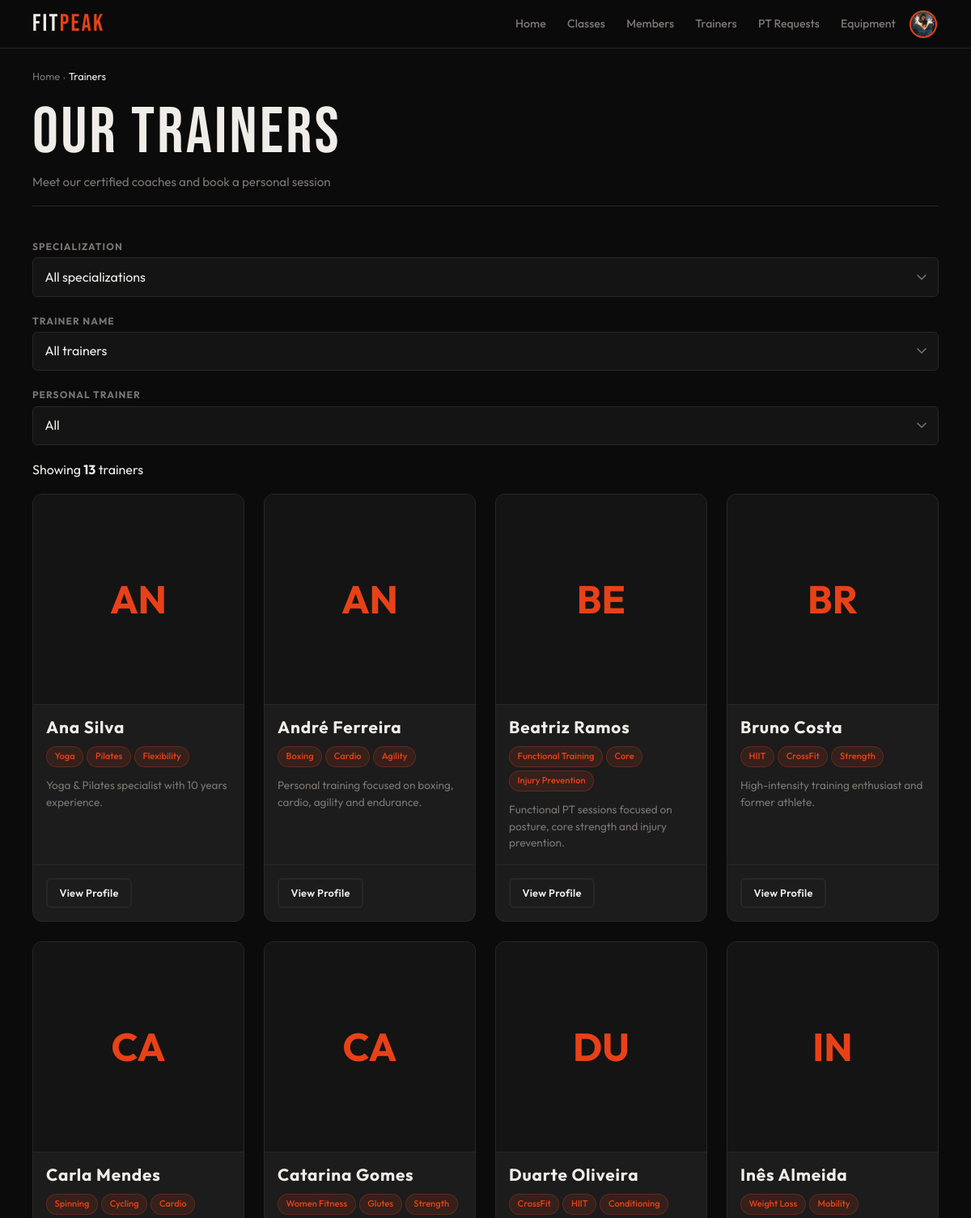
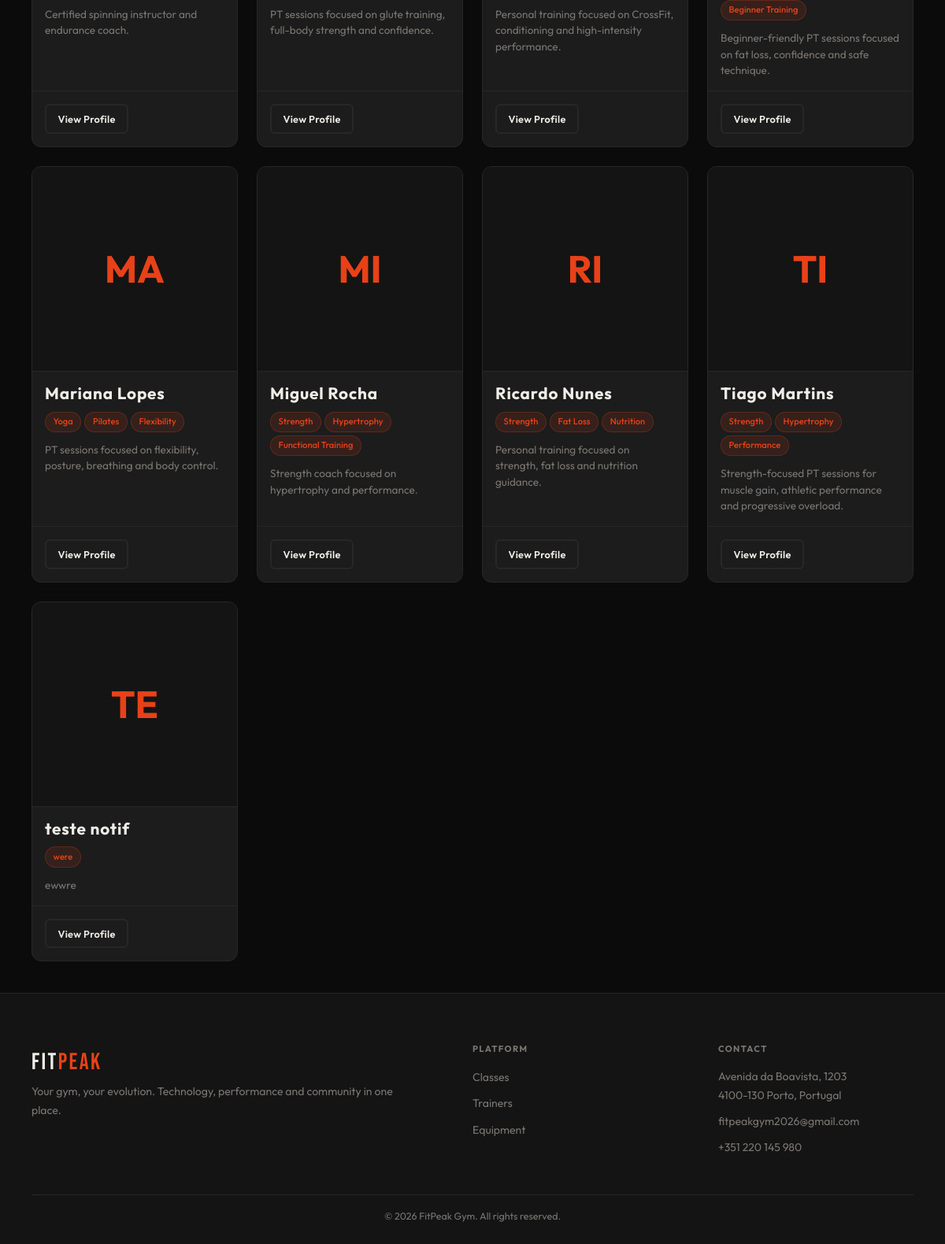
/public/trainers.php (signed in), run on an earlier commit of the app's database (2 pictures, top to bottom).
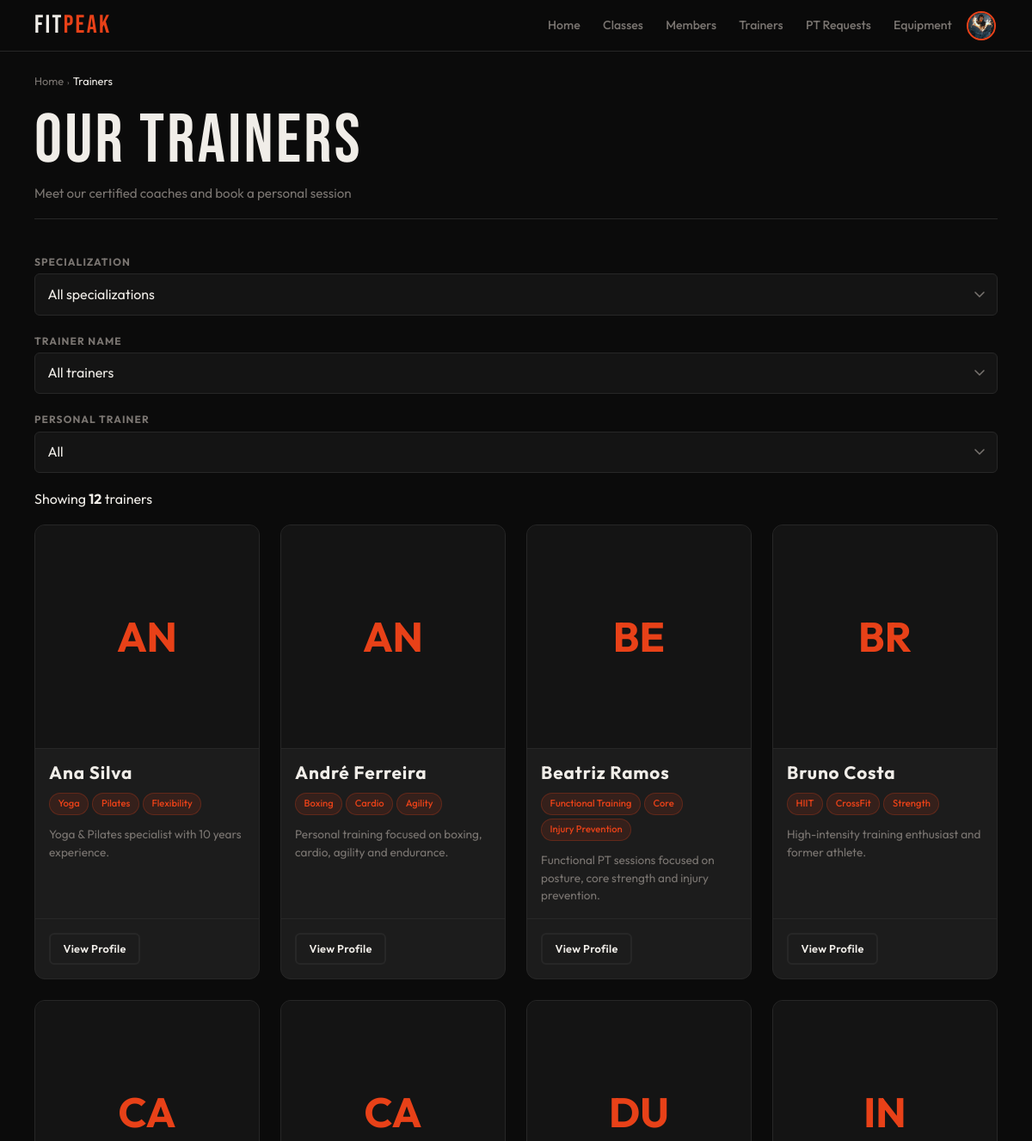
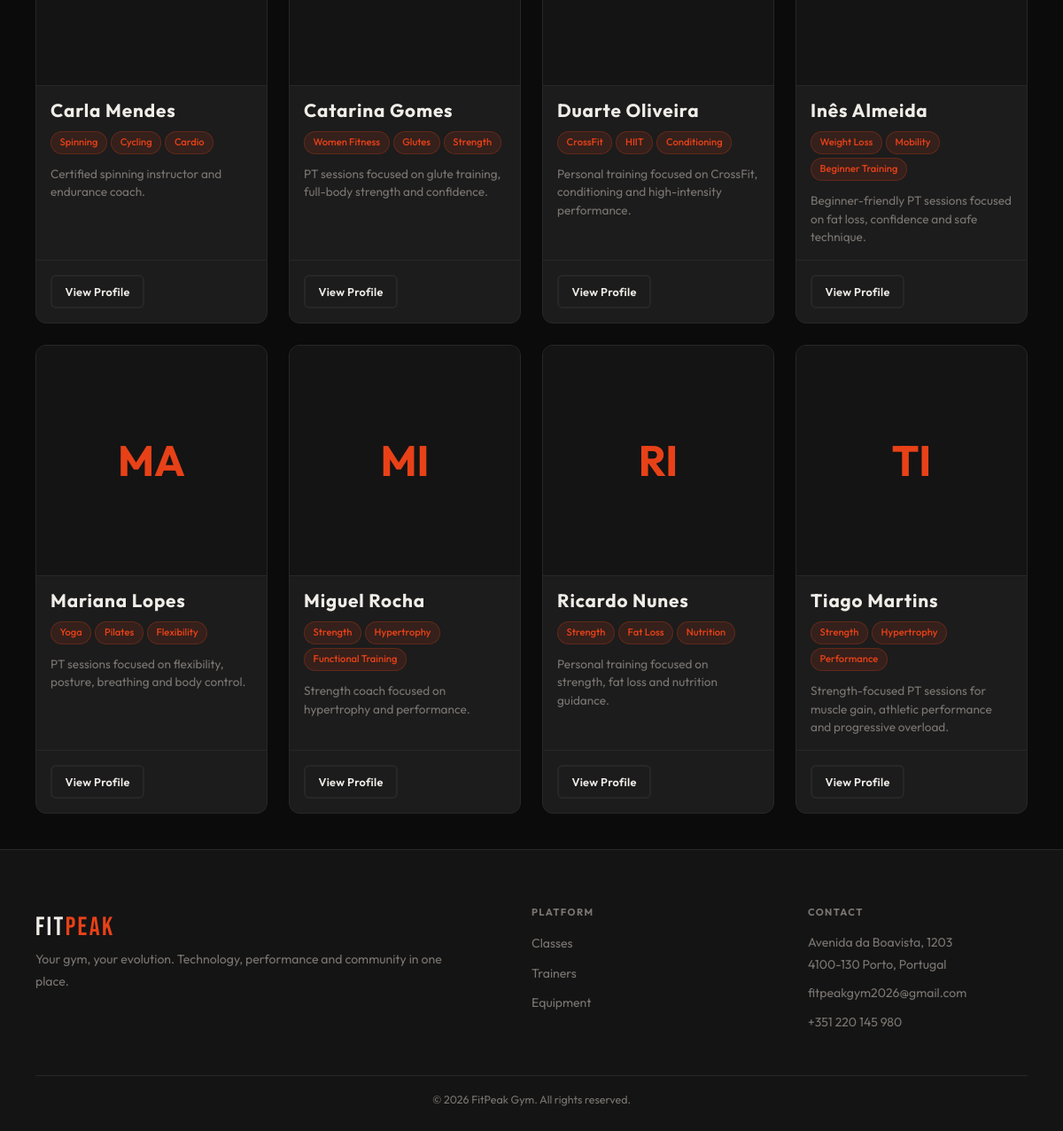
And on a later commit of the database (2 pictures, top to bottom).
### tables this page shows
CREATE TABLE users (
    id         INTEGER  PRIMARY KEY AUTOINCREMENT,
    name       TEXT     NOT NULL,
    username   TEXT     UNIQUE
                        NOT NULL,
    email      TEXT     UNIQUE
                        NOT NULL,
    password   TEXT     NOT NULL,
    role       TEXT     NOT NULL
                        DEFAULT 'member'
                        CHECK (role IN ('member', 'trainer', 'admin') ),
    is_admin   INTEGER  NOT NULL
                        DEFAULT 0,
    photo      TEXT     DEFAULT NULL,
    active     INTEGER  NOT NULL
                        DEFAULT 1,
    created_at DATETIME DEFAULT CURRENT_TIMESTAMP
);

### db/trainers.php (called while the page is built, shortened)
<?php
function getAllTrainers($pdo, $filters = []) {
    $sql = "
        SELECT
            u.id,
            u.name,
            u.username,
            u.email,
            u.photo,
            u.active,
            u.is_admin,
            tp.bio,
            tp.specializations,
            tp.certifications,
            tp.is_pt,
            tp.pt_description,
            tp.pt_hourly_rate,
            tp.pt_available,
            COALESCE(ROUND(AVG(r.rating), 1), 0) AS rating,
            COUNT(r.id) AS review_count
        FROM users u
        LEFT JOIN trainer_profiles tp ON u.id = tp.user_id
        LEFT JOIN class_schedules cs ON cs.trainer_id = u.id
        LEFT JOIN class_sessions sess ON sess.schedule_id = cs.id
        LEFT JOIN reviews r ON r.session_id = sess.id
        WHERE u.role = 'trainer'
    ";
    $params = [];
    if (!empty($filters['active_only'])) {
        $sql .= " AND u.active = 1";
    }
    $sql .= "
        GROUP BY u.id
        ORDER BY u.name ASC
    ";
    $stmt = $pdo->prepare($sql);
    $stmt->execute($params);
    return $stmt->fetchAll(PDO::FETCH_ASSOC);
}
?>

### public/trainers.php (the view, shortened to what the changed rows need)
<?php
require_once '../includes/header.php';
require_once '../includes/footer.php';
require_once '../db/trainers.php';
require_once '../template/trainers.php';
$pdo = getDatabaseConnection();
$filters = [
    'specialization' => $_GET['specialization'] ?? '',
    'trainer_id' => $_GET['trainer_id'] ?? '',
    'is_pt' => $_GET['is_pt'] ?? '',
    'active_only' => true
];
$trainers = getAllTrainers($pdo, $filters);
?>
<main class="main">
    <div class="container">
        <header class="page-header">
            <div class="page-header-row">
                <h1>Our Trainers</h1>
            </div>
        </header>
        <div class="results-bar">
            <p class="results-count" id="results-count">
                Showing <strong id="trainer-count"><?= count($trainers) ?></strong> trainers
            </p>
        </div>
        <div id="trainer-list-container">
            <?php output_trainer_list($trainers); ?>
        </div>
    </div>
</main>

### template/trainers.php (shortened to what the changed rows need)
<?php
function output_trainer_list($trainers) {
    echo '<div class="trainer-grid">';
    foreach ($trainers as $trainer) output_trainer_card($trainer);
    echo '</div>';
}
function output_trainer_card($trainer) {
    $id = (int)$trainer['id'];
    $name = htmlspecialchars($trainer['name']);
    $bio = htmlspecialchars($trainer['bio'] ?? 'No bio provided yet.');
    $ptDescription = htmlspecialchars($trainer['pt_description'] ?? '');
    $specializations = array_map('trim', explode(',', $trainer['specializations'] ?? ''));
    $photo = !empty($trainer['photo']) ? htmlspecialchars($trainer['photo']) : null;
    $initials = htmlspecialchars(strtoupper(substr($trainer['name'], 0, 2)));
    ?>
    <article class="trainer-card">
        <div class="trainer-avatar">
            <?php if ($photo): ?>
                <img src="<?= $photo ?>" alt="<?= $name ?>">
            <?php else: ?>
                <div class="avatar-placeholder"><?= $initials ?></div>
            <?php endif; ?>
        </div>
        <div class="trainer-body">
            <h3 class="trainer-name"><?= $name ?></h3>
            <div class="trainer-specializations">
                <?php foreach ($specializations as $spec): ?>
                    <?php if ($spec !== ''): ?>
                        <span class="spec-badge"><?= htmlspecialchars($spec) ?></span>
                    <?php endif; ?>
                <?php endforeach; ?>
            </div>
            <p class="trainer-bio"><?= nl2br($ptDescription !== '' ? $ptDescription : $bio) ?></p>
        </div>
        <div class="trainer-foot trainer-foot-end">
            <a href="trainer_profile.php?id=<?= $id ?>" class="secondary-button btn-sm">View Profile</a>
        </div>
    </article>
    <?php
}
        ?>

What changed in the data, as far as the page shows it:
removed users: name "TE", name "teste notif", spec "were", bio "ewwre"
Also different on the page:
count($trainers): "13" → "12"
